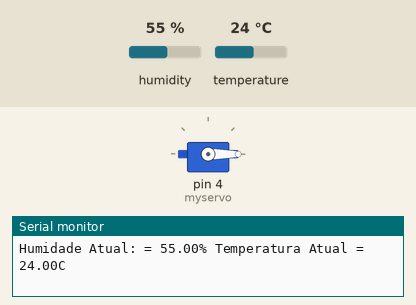
The sketch below on a simulated Arduino Uno, built with avr-gcc and run on an emulated ATmega328P. Parts: servo, the last lines printed to the serial monitor. The test bench sets the inputs (shaded band); at power-on: temperature 24 °C, humidity 55 %.

Above: at 2.7 s.
2.8 s: temperature set to 26 °C
4.7 s: temperature set to 29 °C
At 6.7 s:
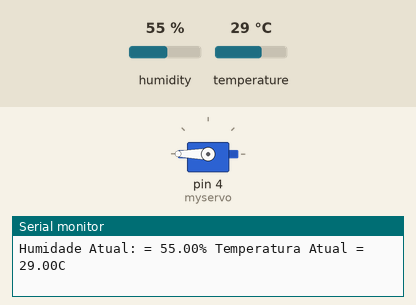
7.1 s: temperature set to 12 °C
At 8.3 s:
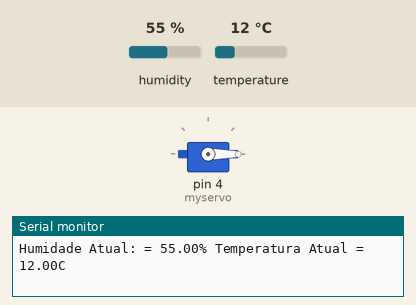
9.2 s: temperature set to 28 °C
At 10.9 s:
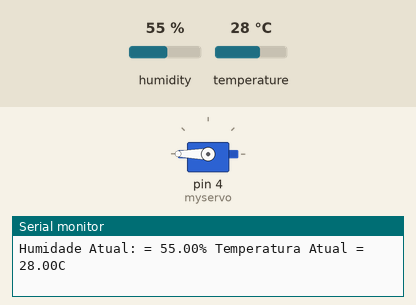
Timing chart, 0 to 12.3 s (numbered marks = the images above; inputs shaded):
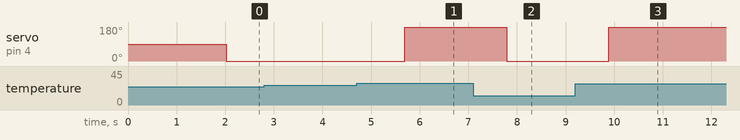

The sketch:

Sensor.ino
```cpp
#include <dht.h>
#include <Servo.h>

#define dht_apin A0

Servo myservo;
dht DHT;

void setup()
{
  myservo.attach(4);
  Serial.begin(9600);
  delay(500);
  Serial.println("DHT11 Humidade e temperatura Sensor\n\n");
  delay(1000);
}

void loop()
{
  DHT.read11(dht_apin);

    Serial.print("Humidade Atual: = ");
    Serial.print(DHT.humidity);
    Serial.print("% ");
    Serial.print("Temperatura Atual = ");
    Serial.print(DHT.temperature);
    Serial.println("C ");

   delay(500);

   if (DHT.temperature > 27)
   {
    myservo.write(180);
   }
   else
   {
    myservo.write(0);
   }
}
```

Measured:
- the behaviour switches between 27 and 28 °C on temperature (found by bisection; images 0 and 1)
- after the input at 4.7 s, servo on pin 4 (myservo): 0° → 180° after 1.0 s
- after the input at 7.1 s, servo on pin 4 (myservo): 180° → 0° after 0.69 s
- after the input at 9.2 s, servo on pin 4 (myservo): 0° → 180° after 0.69 s
